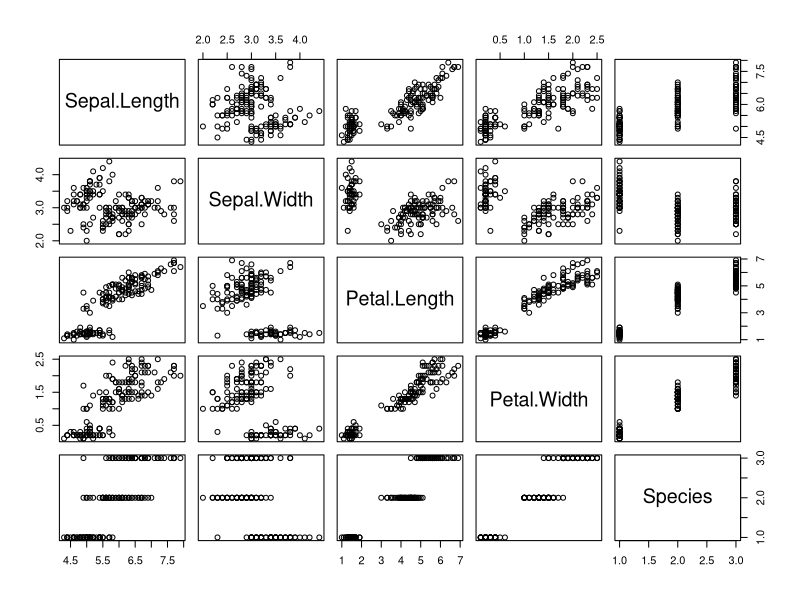
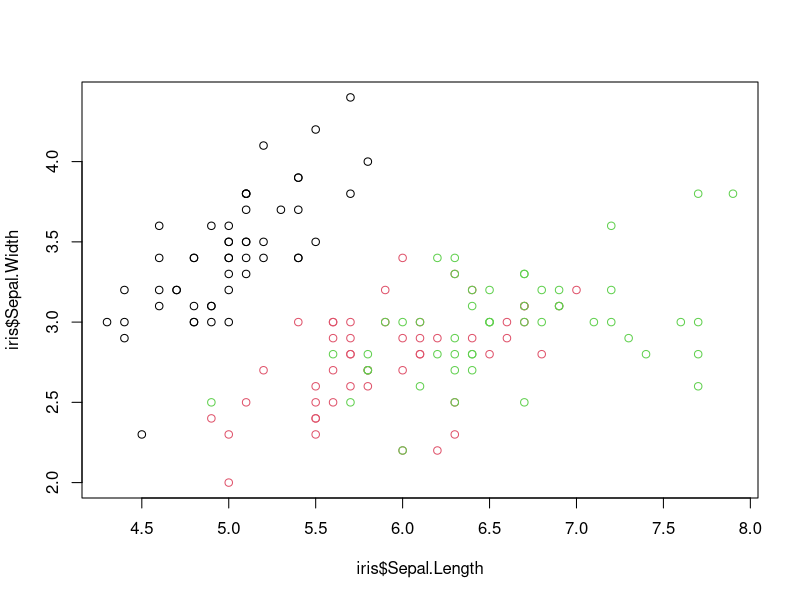
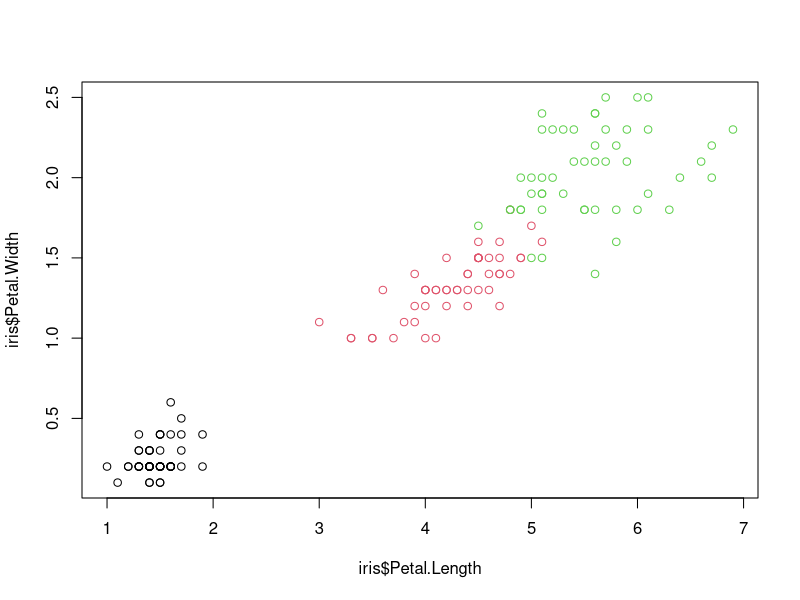
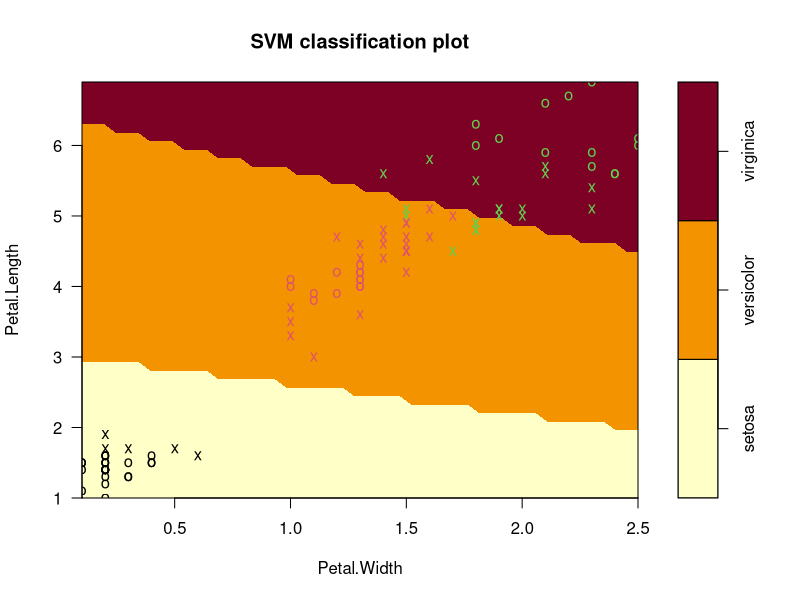
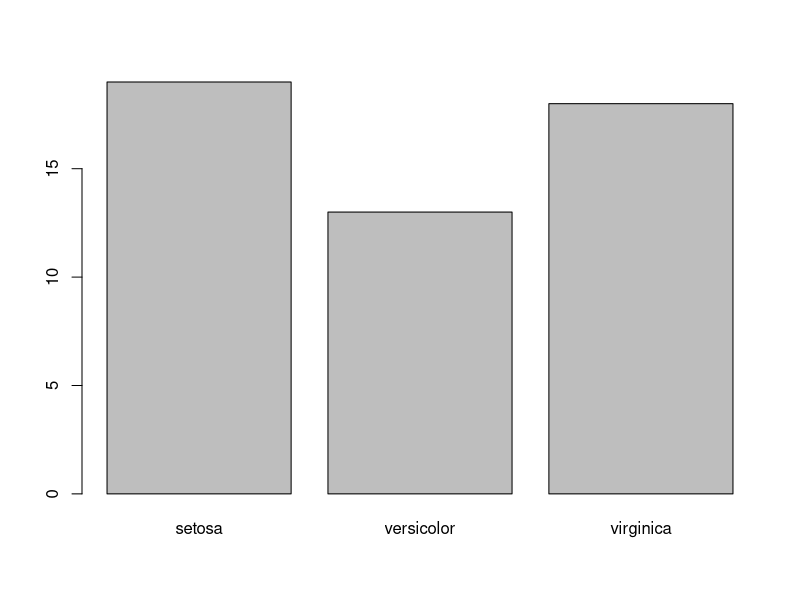

Recreate these plots in R, in order.
#author kumar abhinav
setwd("C:/Users/Lenovo/Downloads/tds/correlation")
data("iris")
library(e1071)
plot(iris)
plot(iris$Sepal.Length,iris$Sepal.Width,col=iris$Species)
plot(iris$Petal.Length,iris$Petal.Width,col=iris$Species)
s<-sample(150,100)
col<-c("Petal.Length","Petal.Width","Species")
iris_train<-iris[s,col]
iris_test<-iris[-s,col]
svmfit<-svm(Species~.,data=iris_train,kernel="linear",cost=.1,scale = FALSE)
print(svmfit)
#Parameters:
#  SVM-Type:  C-classification 
#SVM-Kernel:  linear 
#cost:  0.1 
#gamma:  0.25 

#Number of Support Vectors:  47

plot(svmfit,iris_train[,col])
#some cross validation
tuned<-tune(svm,Species~.,data=iris_train,kernel="linear",ranges=list(cost=c(0.001,0.01,0.1,1,10,100)))
summary(tuned)

#Parameter tuning of 'svm':
  
#  - sampling method: 10-fold cross validation 

#- best parameters:
#  cost
#1

#- best performance: 0.02 

#- Detailed performance results:
#  cost error dispersion
#1 1e-03  0.62 0.17511901
#2 1e-02  0.38 0.19321836
#3 1e-01  0.03 0.04830459
#4 1e+00  0.02 0.04216370
#5 1e+01  0.04 0.06992059
#6 1e+02  0.03 0.04830459

p<-predict(svmfit,iris_test[,col],type="class")
plot(p)
table(iris_test[,3],p)
mean(p==iris_test[,3])
#p
#               setosa versicolor virginica
#setosa         12          0         0
#versicolor      0         18         0
#virginica       0          6        14